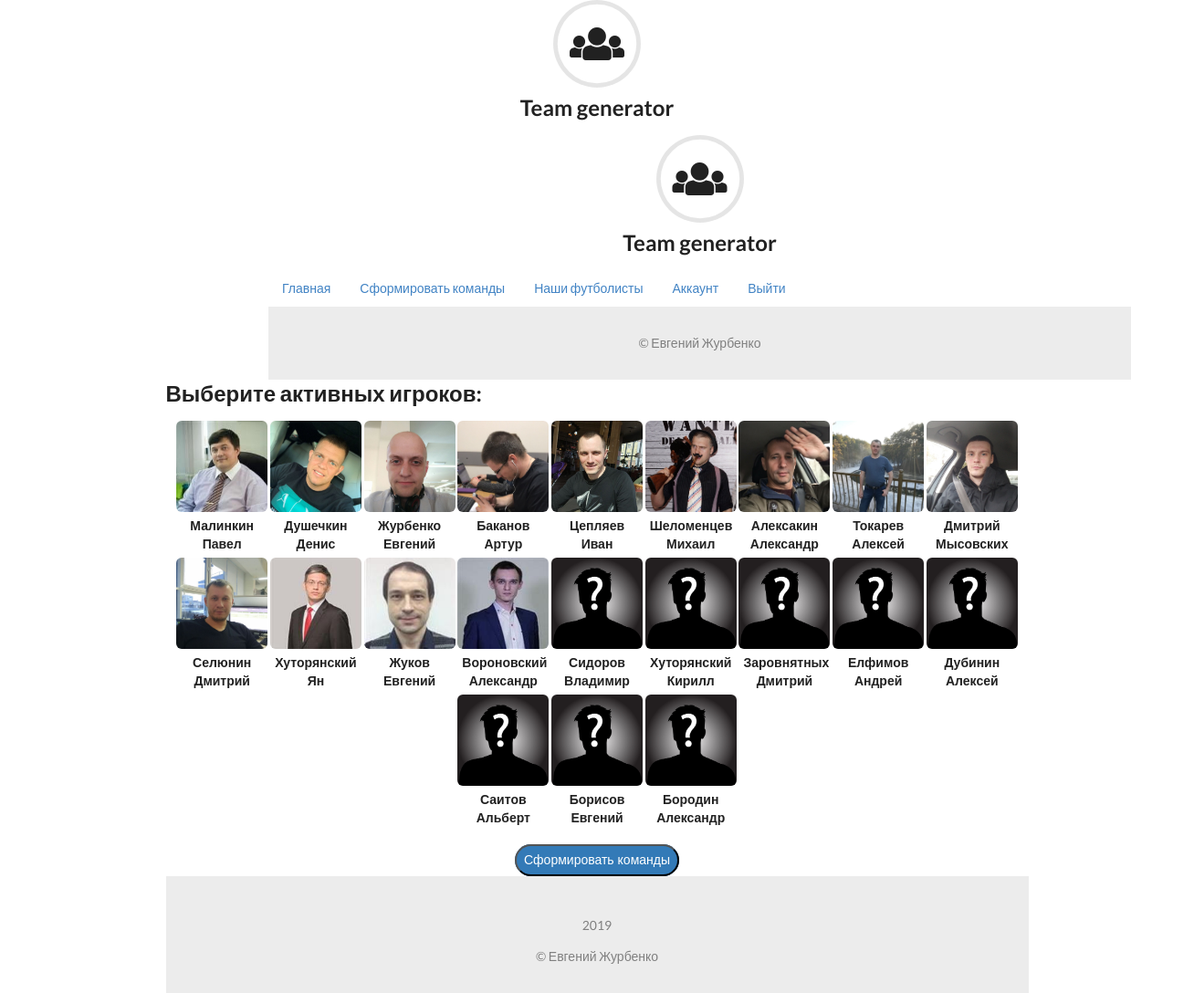
The app's page /team_gen/ (signed in), older data.
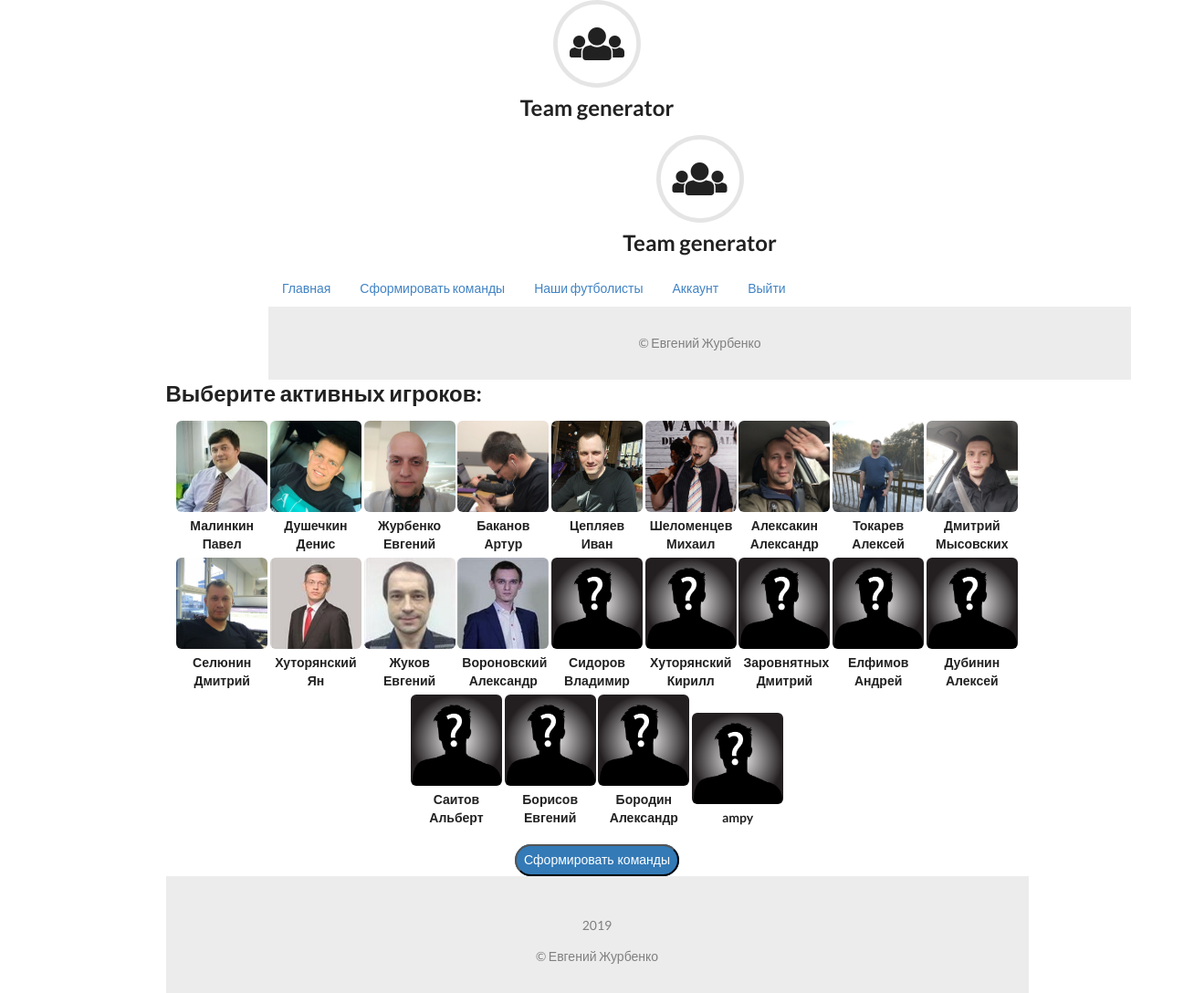
The same page, newer data.
### tables this page shows
CREATE TABLE "PLAYERS" (
	"id"	INTEGER PRIMARY KEY AUTOINCREMENT,
	"name"	VARCHAR(30) NOT NULL,
	"speed"	FLOAT,
	"stamina"	FLOAT,
	"passing"	FLOAT,
	"shot"	FLOAT,
	"teamplay"	FLOAT,
	"goalkeeping"	FLOAT,
	"amplua"	VARCHAR(30),
	"average_stats"	FLOAT,
	"login"	VARCHAR(30) NOT NULL UNIQUE
);

### main.py (the view, shortened to what this page needs)
@application.route("/team_gen/", methods=["GET", "POST"])
def team_gen():
    photos = players_photo_list(all_players_create(db_list_getter()))
    players_with_photos = photos[0]
    players_without_photos = photos[1]
    if request.method == "GET":
        if session.get('player') == "ZhurEvg":
            return render_template("team_gen.html", players=players_with_photos, sec_players=players_without_photos,
                                   year=year, menu_items=MENU_WITH_SESSION_ADMIN)
        if session.get("player"):
            return render_template("team_gen.html", players=players_with_photos, sec_players=players_without_photos,
                                   year=year, menu_items=MENU_WITH_SESSION)

### functions.py (called while the page is built)
def db_list_getter():
    conn = sqlite3.connect("players_db.db")
    cursor = conn.cursor()
    query_fetch_all = '''
        SELECT * FROM players
    '''
    cursor.execute(query_fetch_all)
    ish_tuple = list(cursor.fetchall())
    conn.commit()
    ish_spisok = []
    for i in ish_tuple:
        ish_spisok.append(list(i))
    return ish_spisok

def all_players_create(ish_spisok):
    players_class_list = []
    for i in range(len(ish_spisok)):
        player = Player(ish_spisok[i][0],
                        ish_spisok[i][1],
                        ish_spisok[i][2],
                        ish_spisok[i][3],
                        ish_spisok[i][4],
                        ish_spisok[i][5],
                        ish_spisok[i][6],
                        ish_spisok[i][7],
                        ish_spisok[i][8],
                        ish_spisok[i][9])
        players_class_list.append(player)
    return players_class_list

def file_list():
    directory = "static/photos"
    files = os.listdir(directory)
    images = []
    for file in files:
        if file.endswith(".jpg") or file.endswith(".png"):
            images.append(file)
    return images

### templates/team_gen.html (shortened to what this page needs)
<!DOCTYPE html>
<html lang="ru">
<head>
    <link href="../static/photos/static.css" rel="stylesheet">
    <link href="../static/css/bootstrap.min.css" rel="stylesheet">
    <link rel="stylesheet" href="{{ url_for('static', filename='semantic/dist/semantic.min.css') }}">
</head>
{% extends "base.html" %}
{% block navigation %}
    {% include "menu.html" %}
{% endblock %}
{% block content %}
<h2>Выберите активных игроков:</h2>
<form action="/team_gen/" method="POST">
    <div class="wrapper">
        {% for player in players %}
        <div class="checkbox1">
            <label for="{{ player.name }}">
                <img src="../static/photos/{{ player.id }}.jpg" class="img-rounded" width="70" height="70"/>
                <span>{{ player.name }}</span>
            </label>
        </div>
        {% endfor %}
        {% for sec_player in sec_players %}
        <div class="checkbox1">
            <label for="{{ sec_player.name }}">
                <img src="../static/photos/noname.jpg" class="img-rounded" width="70" height="70"/>
                <span>{{ sec_player.name }}</span>
            </label>
        </div>
        {% endfor %}
    </div>
    {% endblock %}
    {% block button %}
    <div class="superbutton_1 sticky-block">
        <button type="submit" class="superbutton_1">Cформировать команды</button>
    </div>
    {% endblock %}
{% block date %}
<p>{{ year }}</p>
{% endblock %}

Row changes from the older to the newer data that the page shows:
added PLAYERS: name "ampy"
